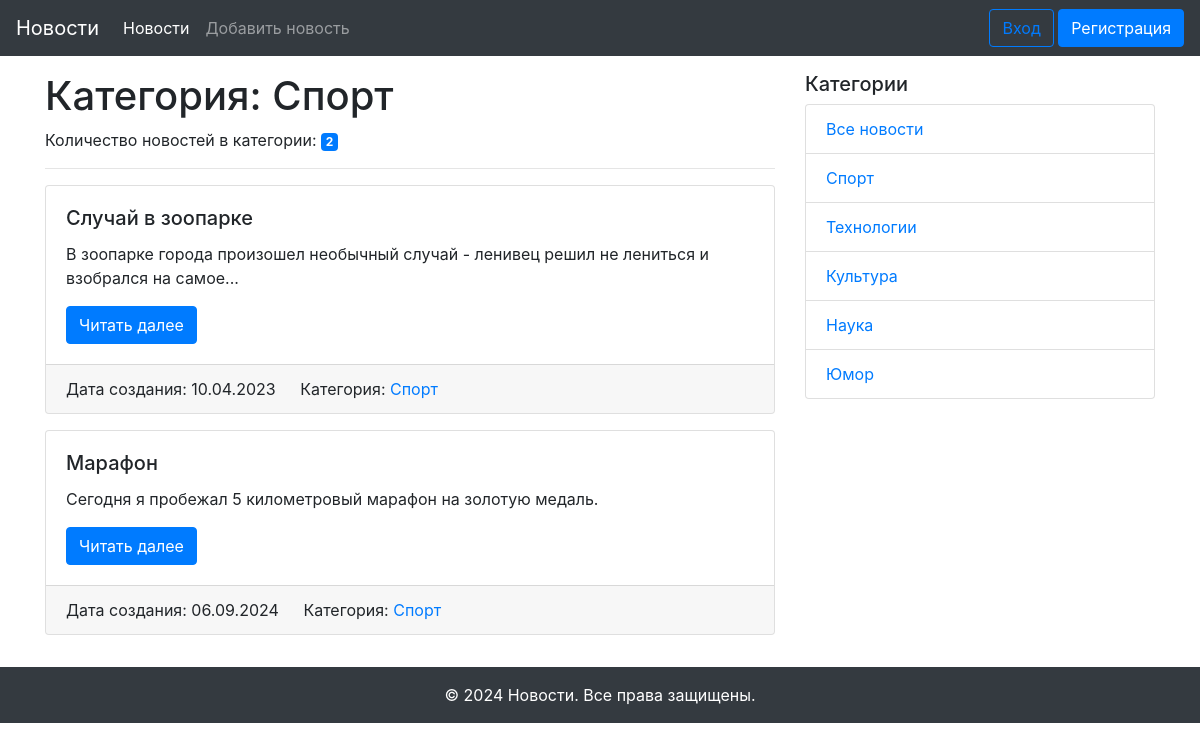
Page /category/1 on the committed database.
### models.py (models this page shows, shortened)
class Category(db.Model):
    id = db.Column(db.Integer, primary_key=True)
    title = db.Column(db.String(255), nullable=False)
    news = db.relationship('News', back_populates='category')

class News(db.Model):
    id = db.Column(db.Integer, primary_key=True)
    title = db.Column(db.String(255), unique=True, nullable=False)
    text = db.Column(db.Text, nullable=False)
    created_date = db.Column(db.DateTime, default=datetime.utcnow)
    category_id = db.Column(db.Integer, db.ForeignKey('category.id'), nullable=True)
    category = db.relationship('Category', back_populates='news')
    user_id = db.Column(db.Integer,db.ForeignKey("user.id"))
    user = db.relationship("User",back_populates="news")

### views.py (the view)
@app.route('/category/<int:id>')
def news_in_category(id):
    category = Category.query.get(id)
    news = category.news
    category_name = category.title
    categories = Category.query.all()
    return render_template('category.html',
                           news=news,
                           category_name=category_name,
                           categories=categories)

### templates/category.html (shortened to what this page needs)
{% extends "base.html" %}
{% block content %}
  <h1>Категория: {{ category_name }}</h1>
  <p>Количество новостей в категории: <span class="badge badge-primary">{{ news|length }}</span></p>
  <hr>
  {% for news in news %}
  <div class="card mb-3">
    <div class="card-body">
      <h5 class="card-title">{{ news.title }}</h5>
      <p class="card-text">{{ news.text|truncate(100) }}</p>
      <a href="{{ url_for('news_detail', id=news.id) }}" class="btn btn-primary">Читать далее</a>
    </div>
    <div class="card-footer">
      {% if news.created_date %}
        <span class="card-link">Дата создания: {{ news.created_date.strftime('%d.%m.%Y') }}</span>
      {% endif %}
      {% if news.category %}
        <span class="card-link">Категория: <a href="{{ url_for('news_in_category', id=news.category.id) }}">{{ news.category.title }}</a></span>
      {% endif %}
    </div>
  </div>
  {% else %}
  <p class="card-text">Новостей пока нет!</p>
  {% endfor %}
{% endblock content %}

### templates/side_navigation.html
<div class="col-md-4">
  <h5>Категории</h5>
  <ul class="list-group">
    <li class="list-group-item"><a href="{{ url_for('index') }}">Все новости</a></li>
    {% for category in categories %}
      <li class="list-group-item"><a href="{{ url_for('news_in_category', id=category.id) }}">{{ category.title }}</a></li>
    {% endfor %}
  </ul>
</div>

### rows in the picture
Category: title "Спорт"
News: title "Случай в зоопарке", text "В зоопарке города произошел необычный случай - ленивец решил не лениться и взобрался на самое...", created_date "10.04.2023", category "Спорт"
News: title "Марафон", text "Сегодня я пробежал 5 километровый марафон на золотую медаль.", created_date "06.09.2024", category "Спорт"
Category: title "Технологии"
Category: title "Культура"
Category: title "Наука"
Category: title "Юмор"

### other values in the picture
{{ news|length }} "2"
